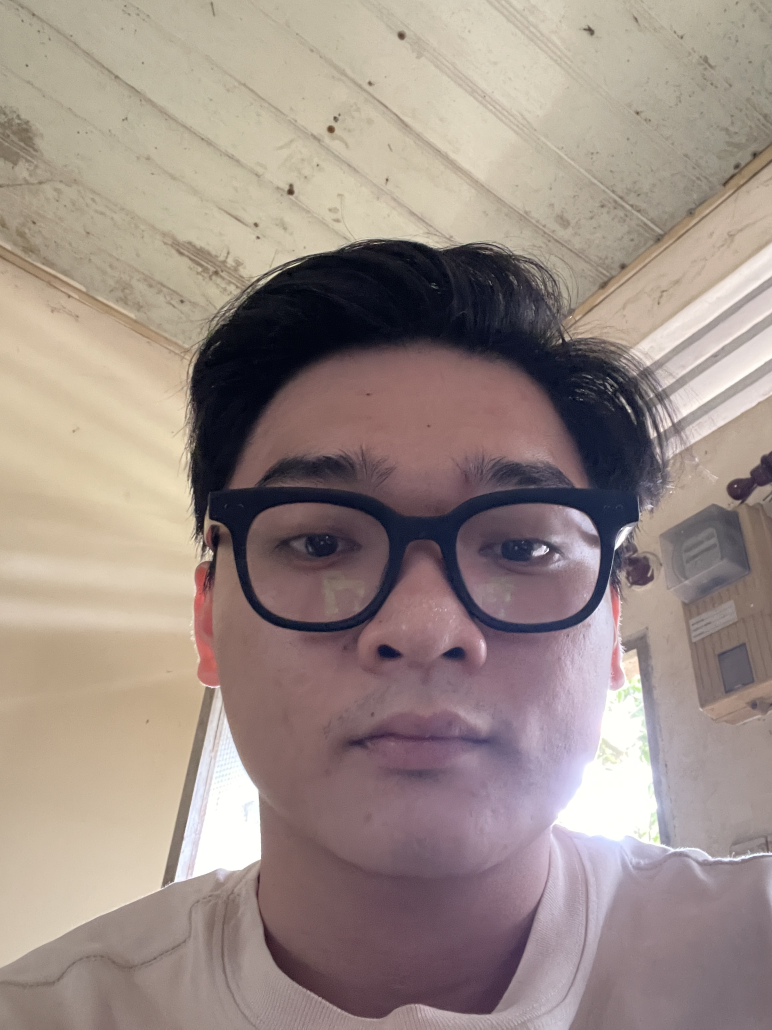
#> input picture Model/IMG_0825.JPG, 2316 x 3088 px, given in place of the camera (shown at 1/3 size)
$ python capture.py
#> lines starting #> are read from the running program, lines starting #| are printed output that depends on the picture
import cv2
import os

if __name__ == "__main__":

    def create_directory(directory):
        """
        Create a directory if it doesn't exist.

        Parameters:
            directory (str): The path of the directory to be created.
        """
        if not os.path.exists(directory):
            os.makedirs(directory)


    create_directory('images')

    faceCascade = cv2.CascadeClassifier(cv2.data.haarcascades + 'haarcascade_frontalface_default.xml')

    cam = cv2.VideoCapture(0)

    cam.set(3, 640)
    cam.set(4, 480)

    count = 0
    face_id = input('\nEnter user id (MUST be an integer) and press <return> -->  ')
    print("\n[INFO] Initializing face capture. Look at the camera and wait...")

    while True:
        ret, img = cam.read()
#> img is the input picture: shape (3088, 2316, 3); mean B, G, R 134.5, 140.9, 155.9

        gray = cv2.cvtColor(img, cv2.COLOR_BGR2GRAY)
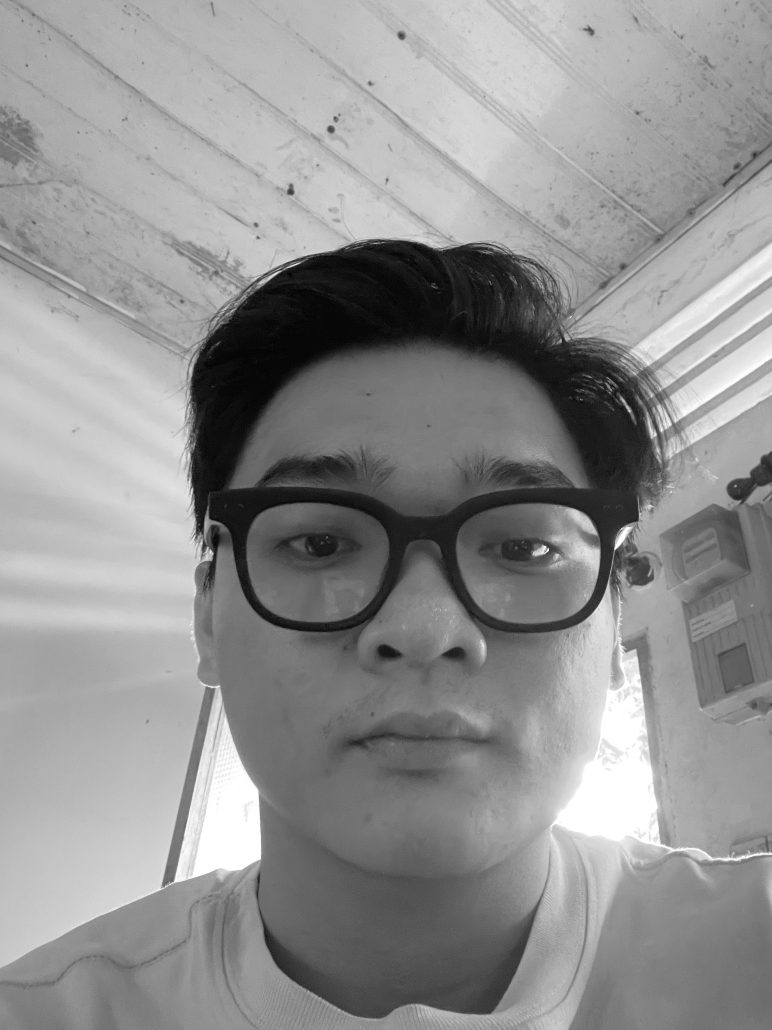
#> gray: shape (3088, 2316) (shown at 1/3 size); min 0, max 255, mean 144.7

        faces = faceCascade.detectMultiScale(gray, scaleFactor=1.3, minNeighbors=5)
#> faces = ()

        for (x, y, w, h) in faces:
            cv2.rectangle(img, (x, y), (x + w, y + h), (255, 0, 0), 2)

            count += 1

            face_img = gray[y:y + h, x:x + w]  # Cắt khuôn mặt từ ảnh xám
            resized_face = cv2.resize(face_img, (32, 32))  # Thay đổi kích thước hình ảnh khuôn mặt thành 32x32

            cv2.imwrite(f"./images/User-{face_id}-{count}.jpg", resized_face)
#> this loop made 0 passes
#> after the loop, count = 0

        k = cv2.waitKey(100) & 0xff
#> (key Esc is pressed here)
        if k == 27:
            break

        elif count >= 100:
            break

    print("\n[INFO]Success! Exiting Program.")

    cam.release()

    cv2.destroyAllWindows()
